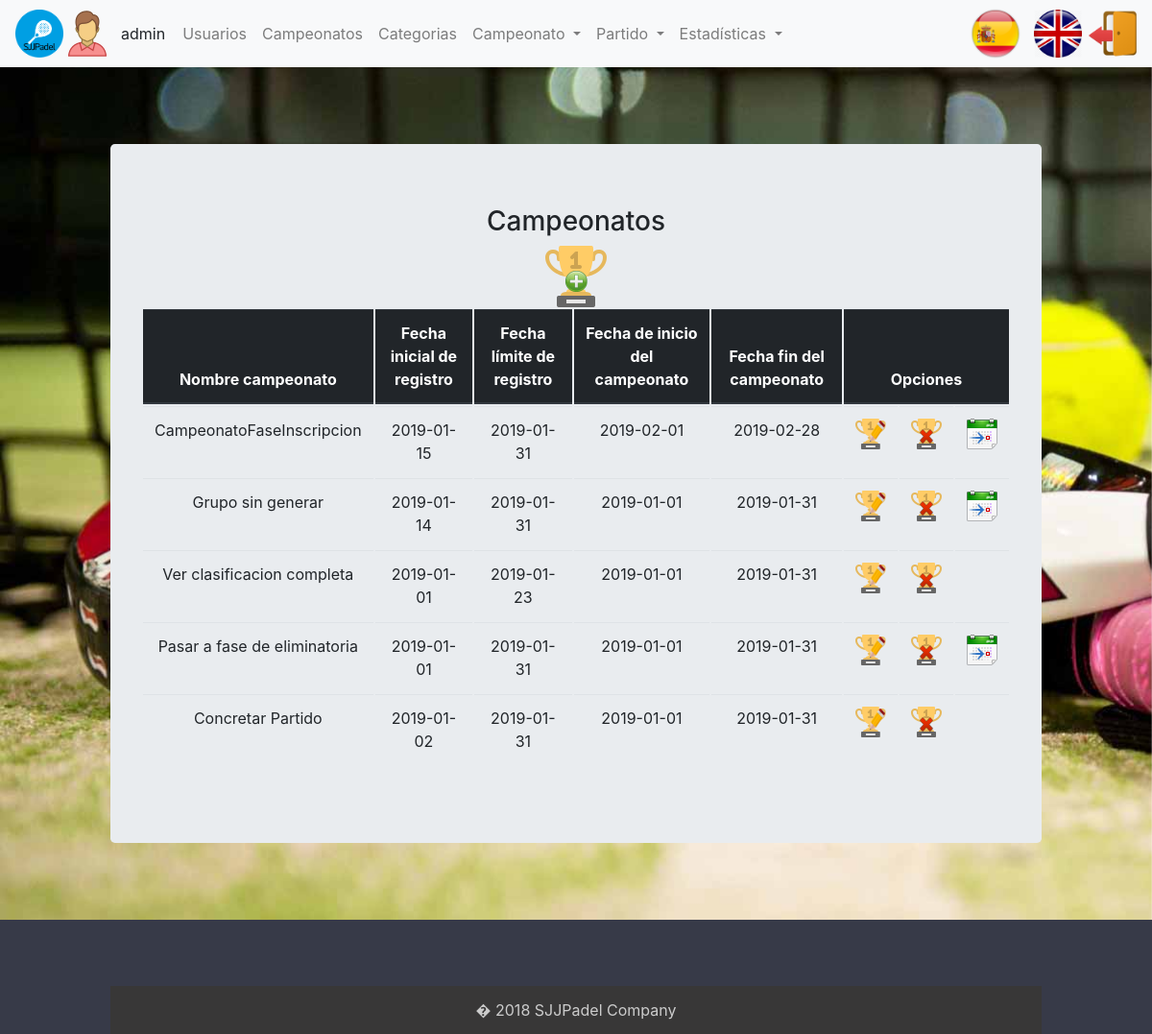
The page /index.php?controller=championship&action=showall (signed in) on the database its author committed.
### tables this page shows
CREATE TABLE `usuario` (
  `login` varchar(20) NOT NULL,
  `nombre` varchar(20) NOT NULL,
  `apellidos` varchar(45) DEFAULT NULL,
  `pass` varchar(20) DEFAULT NULL,
  `rol` char(1) DEFAULT NULL,
  `genero` varchar(10) DEFAULT NULL
);

CREATE TABLE `campeonato` (
  `idCampeonato` int(11) NOT NULL,
  `fechaInicioInscripcion` date NOT NULL,
  `fechaFinInscripcion` date DEFAULT NULL,
  `fechaInicioCampeonato` date DEFAULT NULL,
  `fechaFinCampeonato` date DEFAULT NULL,
  `nombreCampeonato` varchar(45) DEFAULT NULL,
  `fase` enum('Inscripcion','Grupos','Cuartos','Semifinal','Final') NOT NULL
);

### core/ViewManager.php (called while the page is built, shortened)
<?php
class ViewManager
{
    private $fragmentContents = array();
    private $variables = array();
    private $currentFragment = self::DEFAULT_FRAGMENT;
    private $layout = "default";
    private function saveCurrentFragment()
    {
        $this->fragmentContents[$this->currentFragment] .= ob_get_contents();
    }
    public function moveToFragment($name)
    {
        $this->currentFragment = $name;
    }
    public function getFragment($fragment, $default = "")
    {
        if (! isset($this->fragmentContents[$fragment])) {
            return $default;
        }
        return $this->fragmentContents[$fragment];
    }
    public function setVariable($varname, $value, $flash = false)
    {
        $this->variables[$varname] = $value;
    }
    public function getVariable($varname, $default = NULL)
    {
        if (! isset($this->variables[$varname])) {
            return $default;
        }
        return $this->variables[$varname];
    }
    public function render($controller, $viewname)
    {
        include (__DIR__ . "/../view/$controller/$viewname.php");
        $this->renderLayout();
    }
    private function renderLayout()
    {
        include (__DIR__ . "/../view/layouts/" . $this->layout . ".php");
    }
    private static $viewmanager_singleton = NULL;
    public static function getInstance()
    {
        if (self::$viewmanager_singleton == null) {
            self::$viewmanager_singleton = new ViewManager();
        }
        return self::$viewmanager_singleton;
    }
}

### controller/ChampionshipController.php (called while the page is built, shortened)
<?php
require_once (__DIR__ . "/../model/Championship.php");
require_once (__DIR__ . "/../model/ChampionshipMapper.php");
require_once (__DIR__ . "/../model/Group.php");
require_once (__DIR__ . "/../model/GroupMapper.php");
require_once (__DIR__ . "/../model/ConfrontationMapper.php");
require_once (__DIR__ . "/../core/ViewManager.php");
require_once (__DIR__ . "/../controller/BaseController.php");
class ChampionshipController extends BaseController
{
    private $championshipMapper;
    public function __construct()
    {
        parent::__construct();
        $this->championshipMapper = new ChampionshipMapper();
    }
    public function showall()
    {
        $championships = $this->championshipMapper->getCampeonatos();
        $this->view->setVariable("championships", $championships);
        $this->view->render("championship", "showall");
    }
}

### index.php (called while the page is built, shortened)
<?php
function run()
{
    try {
        $controller = loadController($_GET["controller"]);
        $actionName = $_GET["action"];
        $controller->$actionName();
    } catch (Exception $ex) {
        die("An exception occured!!!!!" . $ex->getMessage());
    }
}
function loadController($controllerName)
{
    return new $controllerClassName();
}
run();
?>

### core/I18n.php (called while the page is built, shortened)
<?php
class I18n
{
    private $messages;
    public function setLanguage($language)
    {
        $this->messages = $i18n_messages;
    }
    public function i18n($key)
    {
        if (isset($this->messages[$key])) {
            return $this->messages[$key];
        } else {
            return $key;
        }
    }
    private static $i18n_singleton = null;
    public static function getInstance()
    {
        if (self::$i18n_singleton == NULL) {
            self::$i18n_singleton = new I18n();
        }
        return self::$i18n_singleton;
    }
}
function i18n($key)
{
    return I18n::getInstance()->i18n($key);
}

### model/Championship.php (called while the page is built, shortened)
<?php
class Championship
{
    private $id;
    private $fechaInicioInscripcion;
    private $fechaFinInscripcion;
    private $fechaInicioCampeonato;
    private $fechaFinCampeonato;
    private $nombreCampeonato;
    private $fase;
    public function __construct($id = NULL, $fechaInicioInscripcion = NULL, $fechaFinInscripcion = NULL, $fechaInicioCampeonato = NULL, $fechaFinCampeonato = NULL, $nombreCampeonato = NULL, $fase = NULL)
    {
        $this->id = $id;
        $this->fechaInicioInscripcion = $fechaInicioInscripcion;
        $this->fechaFinInscripcion = $fechaFinInscripcion;
        $this->fechaInicioCampeonato = $fechaInicioCampeonato;
        $this->fechaFinCampeonato = $fechaFinCampeonato;
        $this->nombreCampeonato = $nombreCampeonato;
        $this->fase = $fase;
    }
    public function getId()
    {
        return $this->id;
    }
    public function getFechaInicioInscripcion()
    {
        return $this->fechaInicioInscripcion;
    }
    public function getFechaFinInscripcion()
    {
        return $this->fechaFinInscripcion;
    }
    public function getFechaInicioCampeonato()
    {
        return $this->fechaInicioCampeonato;
    }
    public function getFechaFinCampeonato()
    {
        return $this->fechaFinCampeonato;
    }
    public function getNombreCampeonato()
    {
        return $this->nombreCampeonato;
    }
    public function needGenerateCalendar()
    {
        if ($this->fase == "Inscripcion" && strtotime($this->getFechaFinInscripcion()) < strtotime(date("Y-m-d"))) {
            return true;
        } else if ($this->fase == "Final") {
            return false;
        } else {
            $confrontationMapper = new ConfrontationMapper();
            $groupMapper = new GroupMapper();
            $groups = $groupMapper->getGroupsFromChampionship($this->id);
            foreach ($groups as $group) {
                if (! $confrontationMapper->hasAllConfrontationsResult($group->getIdGroup())) {
                    return false;
                }
            }
            return true;
        }
        return false;
    }
}

### model/ChampionshipMapper.php (called while the page is built, shortened)
<?php
require_once (__DIR__ . "/../core/PDOConnection.php");
require_once (__DIR__ . "/../model/Championship.php");
require_once (__DIR__ . "/../model/Group.php");
class ChampionshipMapper
{
    private $db;
    public function __construct()
    {
        $this->db = PDOConnection::getInstance();
    }
    public function getCampeonatos()
    {
        $stmt = $this->db->query("SELECT *
			FROM campeonato");
        $toret_db = $stmt->fetchAll(PDO::FETCH_ASSOC);
        $championships = array();
        foreach ($toret_db as $championship) {
            array_push($championships, new Championship($championship["idCampeonato"], $championship["fechaInicioInscripcion"], $championship["fechaFinInscripcion"], $championship["fechaInicioCampeonato"], $championship["fechaFinCampeonato"], $championship["nombreCampeonato"], $championship["fase"]));
        }
        return $championships;
    }
}

### core/PDOConnection.php (called while the page is built)
<?php
class PDOConnection
{
    private static $dbhost = "localhost";
    private static $dbname = "sjjpadel";
    private static $dbuser = "abp";
    private static $dbpass = "abp";
    private static $db_singleton = null;
    public static function getInstance()
    {
        if (self::$db_singleton == null) {
            self::$db_singleton = new PDO("mysql:host=" . self::$dbhost . ";dbname=" . self::$dbname . ";charset=utf8",
            self::$dbuser, self::$dbpass, array(
                PDO::ATTR_EMULATE_PREPARES => false,
                PDO::ATTR_ERRMODE => PDO::ERRMODE_EXCEPTION
            ));
        }
        return self::$db_singleton;
    }
}
?>

### model/GroupMapper.php (called while the page is built, shortened)
<?php
require_once (__DIR__ . "/../core/PDOConnection.php");
class GroupMapper
{
    private $db;
    public function __construct()
    {
        $this->db = PDOConnection::getInstance();
    }
    public function getGroupsFromChampionship($idChampionship)
    {
        $stmt = $this->db->prepare("SELECT * FROM grupo	WHERE idCampeonato = ?");
        $stmt->execute(array(
            $idChampionship
        ));
        $toret_db = $stmt->fetchAll(PDO::FETCH_ASSOC);
        $groups = array();
        foreach ($toret_db as $group) {
            array_push($groups, new Group($group["idGrupo"], $group["idCategoria"], $group["idCampeonato"], $group["nombreGrupo"]));
        }
        return $groups;
    }
}

### model/Group.php (called while the page is built, shortened)
<?php
class Group
{
    private $idGroup;
    public function __construct($idGroup = NULL, $idCategory = NULL, $idChampionship = NULL, $groupName = NULL)
    {
        $this->idGroup = $idGroup;
    }
    public function getIdGroup()
    {
        return $this->idGroup;
    }
}

### model/ConfrontationMapper.php (called while the page is built, shortened)
<?php
require_once (__DIR__ . "/../core/PDOConnection.php");
class ConfrontationMapper
{
    private $db;
    public function __construct()
    {
        $this->db = PDOConnection::getInstance();
    }
    public function hasAllConfrontationsResult($idGroup)
    {
        $stmt = $this->db->prepare("SELECT count(*) as num FROM enfrentamiento where idGrupo=? and (puntosPareja1 is NULL or puntosPareja2 is NULL)");
        $stmt->execute(array(
            $idGroup
        ));
        $toret_db = $stmt->fetch(PDO::FETCH_ASSOC);
        return ($toret_db != null && $toret_db["num"] == 0);
    }
}

### model/UserMapper.php (called while the page is built, shortened)
<?php
require_once (__DIR__ . "/../core/PDOConnection.php");
class UserMapper
{
    private $db;
    public function __construct()
    {
        $this->db = PDOConnection::getInstance();
    }
    public function getDatos($login)
    {
        $stmt = $this->db->prepare("SELECT * FROM usuario where login=?");
        $stmt->execute(array(
            $login
        ));
        $toret_db = $stmt->fetchAll(PDO::FETCH_ASSOC);
        $user = null;
        foreach ($toret_db as $datos) {
            $user = new User($datos['login'], $datos['nombre'], $datos['apellidos'], $datos['pass'], $datos['rol'], $datos['genero']);
        }
        return $user;
    }
}

### controller/BaseController.php (called while the page is built, shortened)
<?php
require_once (__DIR__ . "/../core/ViewManager.php");
require_once (__DIR__ . "/../core/I18n.php");
require_once (__DIR__ . "/../model/User.php");
require_once (__DIR__ . "/../model/UserMapper.php");
class BaseController
{
    public function __construct()
    {
        if (isset($_SESSION["currentuser"])) {
            $userMapper = new UserMapper();
            $datosUser = $userMapper->getDatos($_SESSION["currentuser"]);
        }
    }
}

### view/championship/showall.php (the view, shortened to what this page needs)
<?php
require_once (__DIR__ . "/../../core/ViewManager.php");
$view = ViewManager::getInstance();
$championships = $view->getVariable("championships");
$cabecera = array(
    "Championship name",
    "Registration start date",
    "Registration limit date",
    "Championship start date",
    "Championship finish date"
);
?>
<h3><?= i18n("Championships"); ?></h3>
<a href="index.php?controller=championship&amp;action=add"> <img
	src="images/addCampeonato.png" class="img-fluid" alt="Responsive image" />
</a>
<table class="table table-responsive">
	<thead class="thead-dark">
		<tr>
      <?php foreach( $cabecera as $valor ) { ?>
        <th scope="col">
          <?php echo i18n( $valor ); ?>
        </th>
      <?php } ?>
      <th scope="col" colspan="3">
        <?= i18n("Options"); ?>
      </th>
		</tr>
	</thead>
	<tbody>
    <?php foreach( $championships as $championship ) { ?>
      <tr>
			<td>
          <?php echo $championship->getNombreCampeonato() ; ?>
        </td>
			<td>
          <?php echo $championship->getFechaInicioInscripcion() ; ?>
        </td>
			<td>
          <?php echo $championship->getFechaFinInscripcion() ; ?>
        </td>
			<td>
          <?php echo $championship->getFechaInicioCampeonato() ; ?>
        </td>
			<td>
          <?php echo $championship->getFechaFinCampeonato() ; ?>
        </td>
			<td>
          <a
						href="index.php?controller=championship&amp;action=edit&amp;id=<?php echo $championship->getId() ?>">
            <img src="images/editCampeonato.png"
						class="mx-auto d-block" alt="Responsive image">
					</a>
      </td>
      <td>
           <a
						href="index.php?controller=championship&amp;action=delete&amp;id=<?php echo $championship->getId() ?>">
            <img src="images/deleteCampeonato.png" class="mx-auto d-block"
						alt="Responsive image">
					</a>
			</td>
      <td>
            <?php
        if ($championship->needGenerateCalendar()) :
            ?>
              <a
						href="index.php?controller=championship&amp;action=generateCalendar&amp;id=<?php echo $championship->getId() ?>">
						<img src="images/calendar64.png" class="mx-auto d-block"
						alt="Responsive image">
					</a>
            <?php endif;?>
			</td>
		</tr>
    <?php } ?>
  </tbody>
</table>

### view/layouts/default.php (shortened to what this page needs)
<?php
$view = ViewManager::getInstance();
$currentuser = $view->getVariable("currentusername");
$currentGender = $view->getVariable("currentGender");
$currentRol = $view->getVariable("currentRol");
?>
<!DOCTYPE html>
<html lang="en">
<head>
<link rel="stylesheet"
	href="https://maxcdn.bootstrapcdn.com/bootstrap/4.0.0/css/bootstrap.min.css"
>
<link rel="stylesheet"
	href="https://use.fontawesome.com/releases/v5.5.0/css/all.css"
>
	<link rel="stylesheet" href="css/style.css" type="text/css">
</head>
<body>
	<div class="contenedor">
		<nav class="navbar navbar-expand-lg navbar-light bg-light">
			<img class="img-circle icono" src="images/icono.png">
		<?php if (isset($currentuser)): ?>
			<img class="icono" src="images/<?php echo $currentGender; ?>.png"> <span
				class="username">
				<?= sprintf(i18n("%s"), $currentuser) ?>
			</span>
		<?php endif ?>
			<div class="collapse navbar-collapse" id="navbarSupportedContent">
				<ul class="navbar-nav mr-auto">
				<?php if($currentRol == 'a'): ?>
					<li class="nav-item"><a class="nav-link"
						href="index.php?controller=users&amp;action=showall"><?= i18n("Users") ?></a>
					</li>
				<?php endif ?>
				<?php if($currentRol == 'a'): ?>
					<li class="nav-item"><a class="nav-link"
						href="index.php?controller=championship&amp;action=showall"><?= i18n("Championships") ?></a>
					</li>
				<?php endif ?>
				<?php if($currentRol == 'a'): ?>
					<li class="nav-item"><a class="nav-link"
						href="index.php?controller=category&amp;action=showall"><?= i18n("Categories") ?></a>
					</li>
				<?php endif ?>
				<?php if($currentRol == 'd' || $currentRol == 'a' || $currentRol == 'e'): ?>
					<li class="nav-item dropdown"><a class="nav-link dropdown-toggle"
						href="#" id="navbarDropdown" role="button" data-toggle="dropdown"
						aria-haspopup="true" aria-expanded="false">
							<?php echo i18n("Championship") ?>
						</a>
						</li>
				<?php endif ?>
				<?php if($currentRol == 'd' || $currentRol == 'a' || $currentRol == 'e'): ?>
					<li class="nav-item dropdown"><a class="nav-link dropdown-toggle"
						href="#" id="navbarDropdown" role="button" data-toggle="dropdown"
						aria-haspopup="true" aria-expanded="false">
							<?php echo i18n("Match") ?>
						</a>
						</li>
					<li class="nav-item dropdown"><a class="nav-link dropdown-toggle"
						href="#" id="navbarDropdown" role="button" data-toggle="dropdown"
						aria-haspopup="true" aria-expanded="false">
							<?php echo i18n("Statistics") ?>
						</a>
						</li>
				<?php endif ?>
				</ul>
			</div>
			<li class="nav-item">
			<?php include(__DIR__."/language_select_element.php"); ?>
		</li>
			<li class="nav-item">
			<?php if (isset($currentuser)): ?>
				<a href="index.php?controller=users&amp;action=logout"> <img
					src="images/salir.png" class="rounded icono"
					alt="Im�genes responsive">
			</a>
				<?php endif ?>
			</li>
		</nav>
		<div class="container">
			<div class="jumbotron">
				<?= $view->getFragment(ViewManager::DEFAULT_FRAGMENT) ?>
			</div>
		</div>
		<footer id="myFooter">
			<div class="container">
				<div class="row">
					<div class="col-sm-3 myCols"></div>
				</div>
				<div class="social-networks"></div>
				<div class="footer-copyright">
					<p>� 2018 SJJPadel Company</p>
				</div>
		</footer>
	</div>
</body>
</html>

### rows shown on the page
usuario: genero (picture)
campeonato: nombreCampeonato "CampeonatoFaseInscripcion", fechaInicioInscripcion "2019-01-15", fechaFinInscripcion "2019-01-31", fechaInicioCampeonato "2019-02-01", fechaFinCampeonato "2019-02-28"
campeonato: nombreCampeonato "Grupo sin generar", fechaInicioInscripcion "2019-01-14", fechaFinInscripcion "2019-01-31", fechaInicioCampeonato "2019-01-01", fechaFinCampeonato "2019-01-31"
campeonato: nombreCampeonato "Ver clasificacion completa", fechaInicioInscripcion "2019-01-01", fechaFinInscripcion "2019-01-23", fechaInicioCampeonato "2019-01-01", fechaFinCampeonato "2019-01-31"
campeonato: nombreCampeonato "Pasar a fase de eliminatoria", fechaInicioInscripcion "2019-01-01", fechaFinInscripcion "2019-01-31", fechaInicioCampeonato "2019-01-01", fechaFinCampeonato "2019-01-31"
campeonato: nombreCampeonato "Concretar Partido", fechaInicioInscripcion "2019-01-02", fechaFinInscripcion "2019-01-31", fechaInicioCampeonato "2019-01-01", fechaFinCampeonato "2019-01-31"

### other values the page prints
sprintf(i18n("%s"), $currentuser) "admin"
i18n("Users") "Usuarios"
i18n("Championships") "Campeonatos"
i18n("Categories") "Categorias"
i18n("Championship") "Campeonato"
i18n("Match") "Partido"
i18n("Statistics") "Estadísticas"
i18n( $valor ) "Nombre campeonato"
i18n( $valor ) "Fecha inicial de registro"
i18n( $valor ) "Fecha límite de registro"
i18n( $valor ) "Fecha de inicio del campeonato"
i18n( $valor ) "Fecha fin del campeonato"
i18n("Options") "Opciones"
